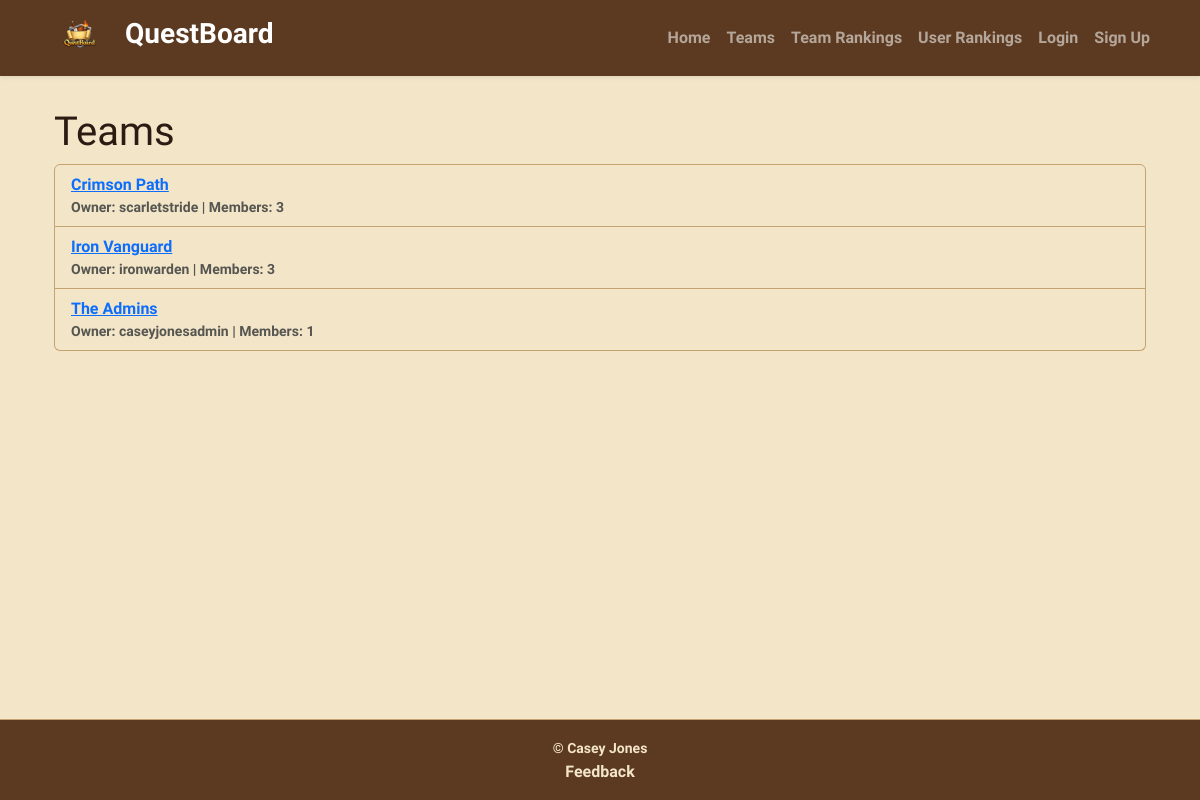
Page /teams/ on the earlier database version.
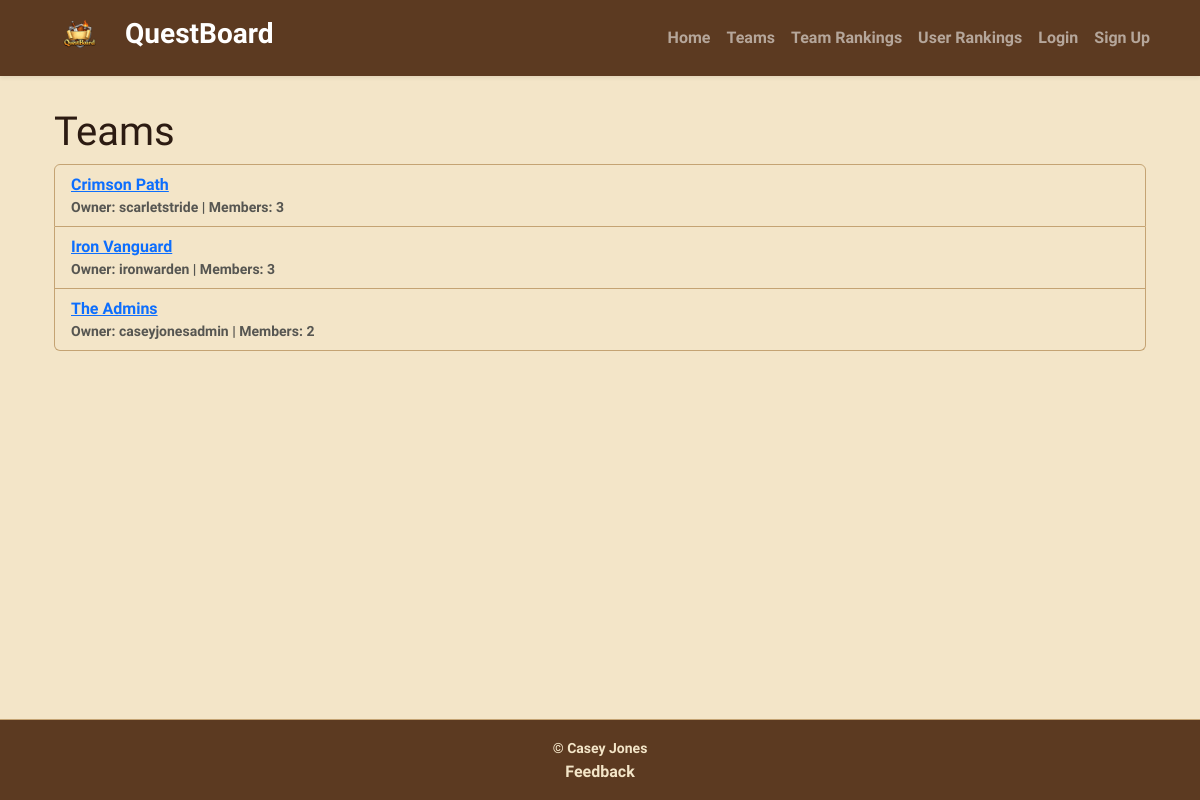
Same page on the later database version.
### QuestBoardApp/models.py (models this page shows, shortened)
class Team(models.Model):
    name = models.CharField(max_length=80)
    owner = models.ForeignKey(User, on_delete=models.CASCADE)
    description = models.TextField(blank=True)
    created_at = models.DateTimeField(auto_now_add=True)
    members = models.ManyToManyField(
        User, through="TeamMembership", related_name="teams")
    points = models.PositiveIntegerField(default=0)

### QuestBoardApp/views.py (the view)
# urls.py: path("teams/", views.TeamListView.as_view(), name="team_list"),
class TeamListView(ListView):
    model = Team
    template_name = "QuestBoardApp/team_list.html"
    context_object_name = "teams"
    ordering = ["name"]

### QuestBoardApp/templates/QuestBoardApp/team_list.html (shortened to what this page needs)
{% extends "base.html" %}
{% block content %}
<div class="container py-4">
  <h1>Teams</h1>
  {% if teams %}
    <ul class="list-group">
      {% for team in teams %}
        <li class="list-group-item">
          <a href="{% url 'team_detail' team.pk %}">{{ team.name }}</a>
          <div class="small text-muted">
            Owner: {{ team.owner.username }} |
            Members: {{ team.members.count }}
          </div>
        </li>
      {% endfor %}
    </ul>
  {% else %}
    <p>No teams exist yet.</p>
  {% endif %}
</div>
{% endblock %}

Differences in the rows shown:
changed Team "The Admins": members.count "1" → "2"
